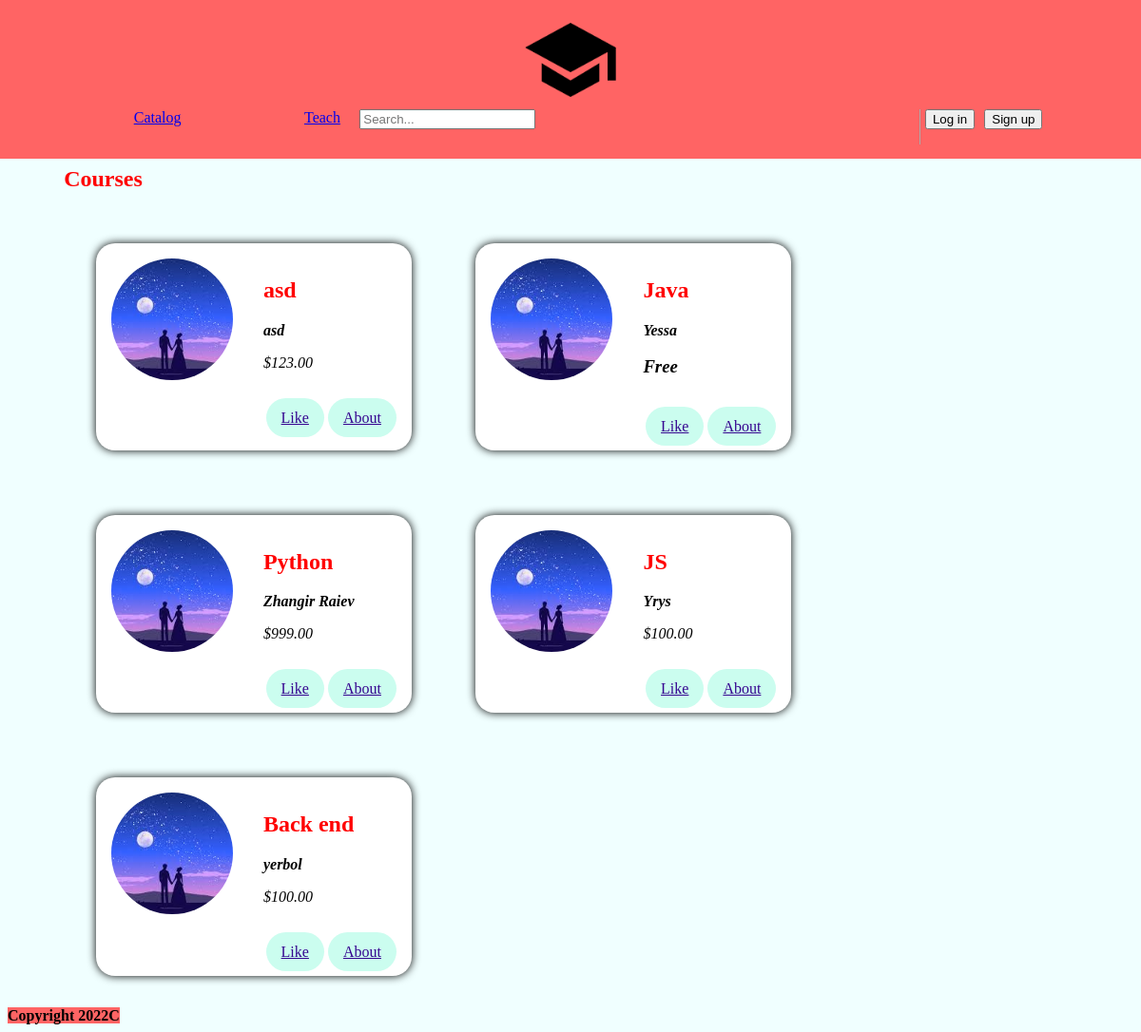
Before: / with the older database file.
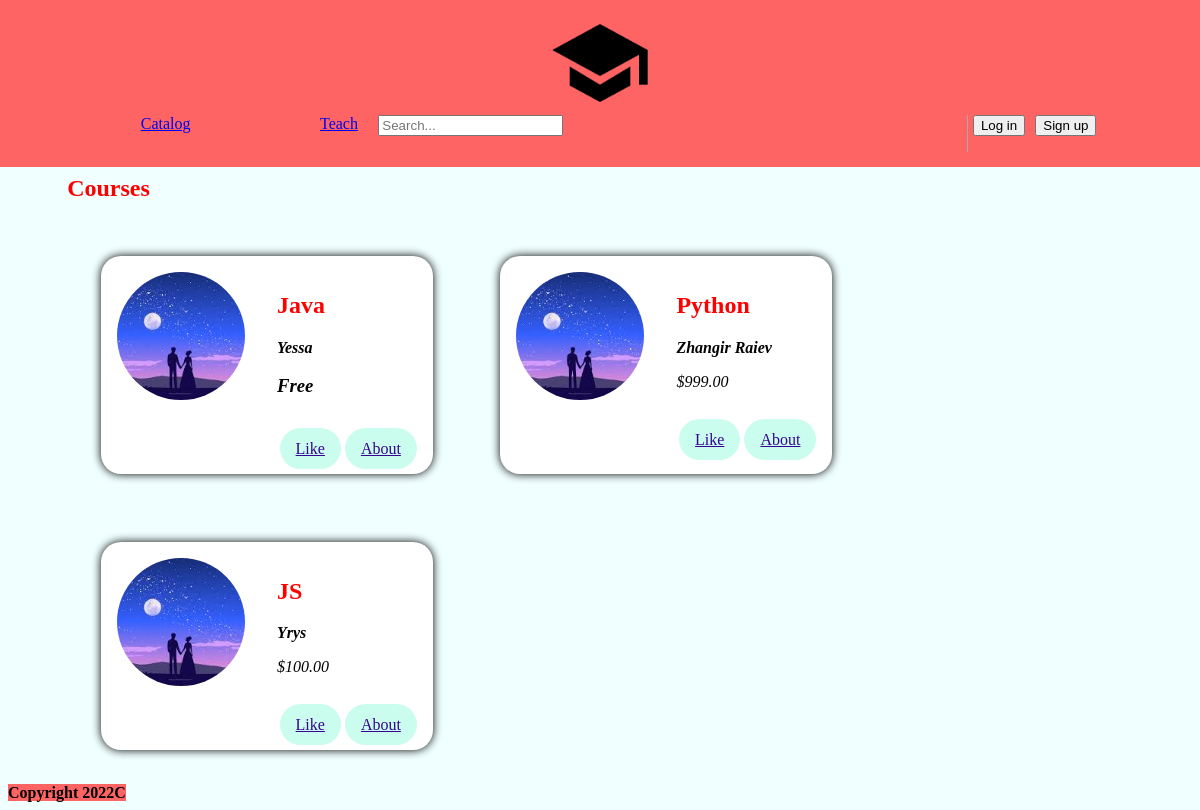
After: the same page with the newer database file.
### main/models.py (models this page shows, shortened)
class Course(models.Model):
    coursename = models.CharField(max_length=256, null=False)
    teacher = models.CharField(max_length=32, null=False)
    price = models.DecimalField(max_digits=8, decimal_places=2)
    added = models.ManyToManyField(User, default=None)
    liked = models.BooleanField(False)

### main/views.py (the view)
# urls.py: path('' , views.course , name = 'course'),
def course(request):
    courses = Course.objects.all()
    return render(request , 'main/Card.html',{
        'courses':courses,
    })

### main/templates/main/Card.html (shortened to what this page needs)
{% include 'main/header.html' %}
{% load static %}
{% block card %}
     <main>
        <section>
            <h2>Courses</h2>
            <ol>
                {% for course in courses %}
                    <li class="meetup-item">
                        <article>
                            <div class="meetup-summary">
                                <div class="meetup-image">
                                    <img src="{%static 'main/img.jpeg'%}" , alt="src">
                                </div>
                                <div class="meetup-details">
                                    <h2>{{ course.coursename }}</h2>
                                    <address>
                                        <strong>{{ course.teacher }}</strong>
                                            {% if  course.teacher  == 'Yerbol Baygaraev' %}
                                                <h1>PRICELESS</h1>
                                            {% elif  course.teacher  == 'Bissenbay Dauletbaev' %}
                                                <h1>PRICELESS</h1>
                                            {% elif course.price == 0 %}
                                                <h1>Free</h1>
                                            {% else %}
                                                <p>${{ course.price }}</p>
                                            {% endif %}
                                    </address>
                                </div>
                            </div>
                            <div class="meetup-actions">
                                {% if request.user in course.added.all %}
                                <a class="btn" href="{% url 'like' course.id %}">Dislike</a>
                                {% else %}
                                <a class="btn" href="{% url 'like' course.id %}" >Like</a>
                                {% endif %}
                                <a href="/{{course.pk}}" class="btn">
                                About
                                </a>
                            </div>
                        </article>
                    </li>
                {% endfor %}
            </ol>
        </section>
    </main>
{% endblock %}
{% include 'main/Footer.html' %}

Changed rows visible on the page:
removed Course: coursename "asd", teacher "asd", price "123.00", shows "Like"
removed Course: coursename "Back end", teacher "yerbol", price "100.00", shows "Like"
